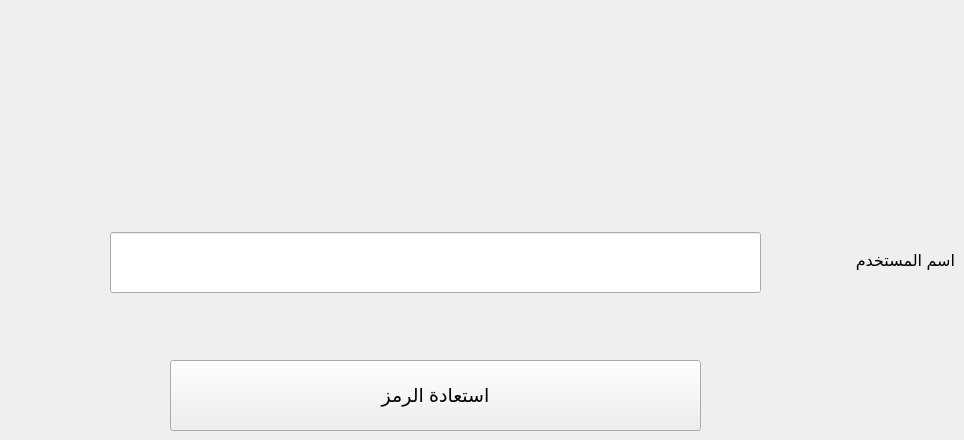
    <widget class="QWidget" name="tab_2">
     <attribute name="title">
      <string>Tab 2</string>
     </attribute>
     <widget class="QLabel" name="label_5">
      <property name="geometry">
       <rect>
        <x>784</x>
        <y>230</y>
        <width>171</width>
        <height>61</height>
       </rect>
      </property>
      <property name="font">
       <font>
        <family>Segoe UI</family>
        <pointsize>12</pointsize>
        <weight>50</weight>
        <bold>false</bold>
       </font>
      </property>
      <property name="text">
       <string>اسم المستخدم</string>
      </property>
     </widget>
     <widget class="QLineEdit" name="lineEdit_7">
      <property name="geometry">
       <rect>
        <x>110</x>
        <y>232</y>
        <width>651</width>
        <height>61</height>
       </rect>
      </property>
      <property name="font">
       <font>
        <pointsize>15</pointsize>
        <weight>50</weight>
        <bold>false</bold>
       </font>
      </property>
      <property name="placeholderText">
       <string/>
      </property>
      <property name="clearButtonEnabled">
       <bool>false</bool>
      </property>
     </widget>
     <widget class="QPushButton" name="pushButton_10">
      <property name="geometry">
       <rect>
        <x>170</x>
        <y>360</y>
        <width>531</width>
        <height>71</height>
       </rect>
      </property>
      <property name="font">
       <font>
        <pointsize>14</pointsize>
       </font>
      </property>
      <property name="text">
       <string>استعادة الرمز</string>
      </property>
     </widget>
    </widget>
